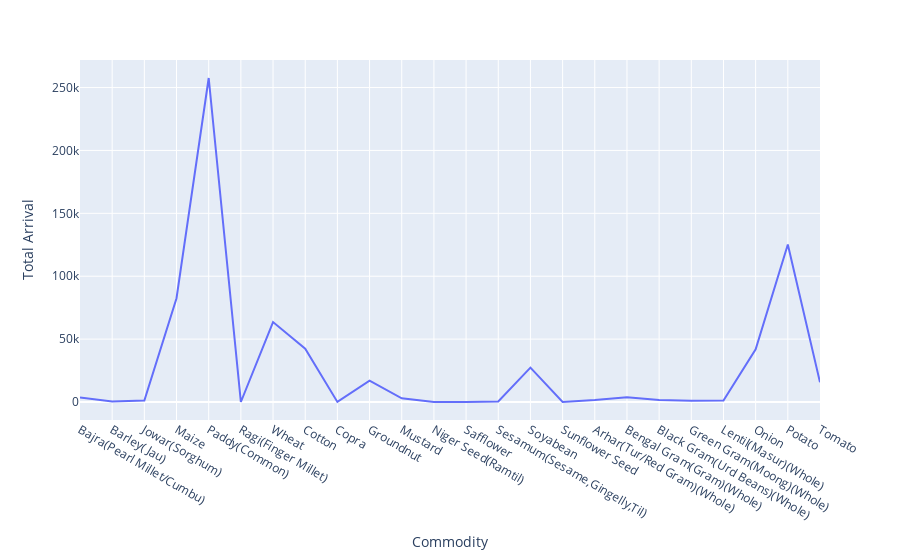

Write notebook code for a chart like this one.
### Code cell
px.line(df,x='Commodity',y='Total Arrival')

### Figure 1 — Plotly figure (JSON) as saved in the notebook; plotly's stock layout.template omitted (floating-point values rounded to 4 significant figures)
{"data": [{"hovertemplate": "Commodity=%{x}<br>Total Arrival=%{y}<extra></extra>", "legendgroup": "", "line": {"color": "#636efa", "dash": "solid"}, "marker": {"symbol": "circle"}, "mode": "lines", "name": "", "orientation": "v", "showlegend": false, "type": "scatter", "x": ["Bajra(Pearl Millet/Cumbu)", "Barley(Jau)", "Jowar(Sorghum)", "Maize", "Paddy(Common)", "Ragi(Finger Millet)", "Wheat", "Cotton", "Copra", "Groundnut", "Mustard", "Niger Seed(Ramtil)", "Safflower", "Sesamum(Sesame,Gingelly,Til)", "Soyabean", "Sunflower Seed", "Arhar(Tur/Red Gram)(Whole)", "Bengal Gram(Gram)(Whole)", "Black Gram(Urd Beans)(Whole)", "Green Gram(Moong)(Whole)", "Lentil(Masur)(Whole)", "Onion", "Potato", "Tomato"], "xaxis": "x", "y": [3487.0, 469.2, 1190.0, 82520.0, 257600.0, 0.9, 63540.0, 42340.0, 41.66, 16970.0, 2960.0, 12.4, 0.4, 450.8, 27310.0, 3.0, 1562.0, 3788.0, 1526.0, 1047.0, 1174.0, 41930.0, 125200.0, 15630.0], "yaxis": "y"}], "layout": {"legend": {"tracegroupgap": 0}, "margin": {"t": 60}, "xaxis": {"anchor": "y", "domain": [0, 1], "title": {"text": "Commodity"}}, "yaxis": {"anchor": "x", "domain": [0, 1], "title": {"text": "Total Arrival"}}}}
